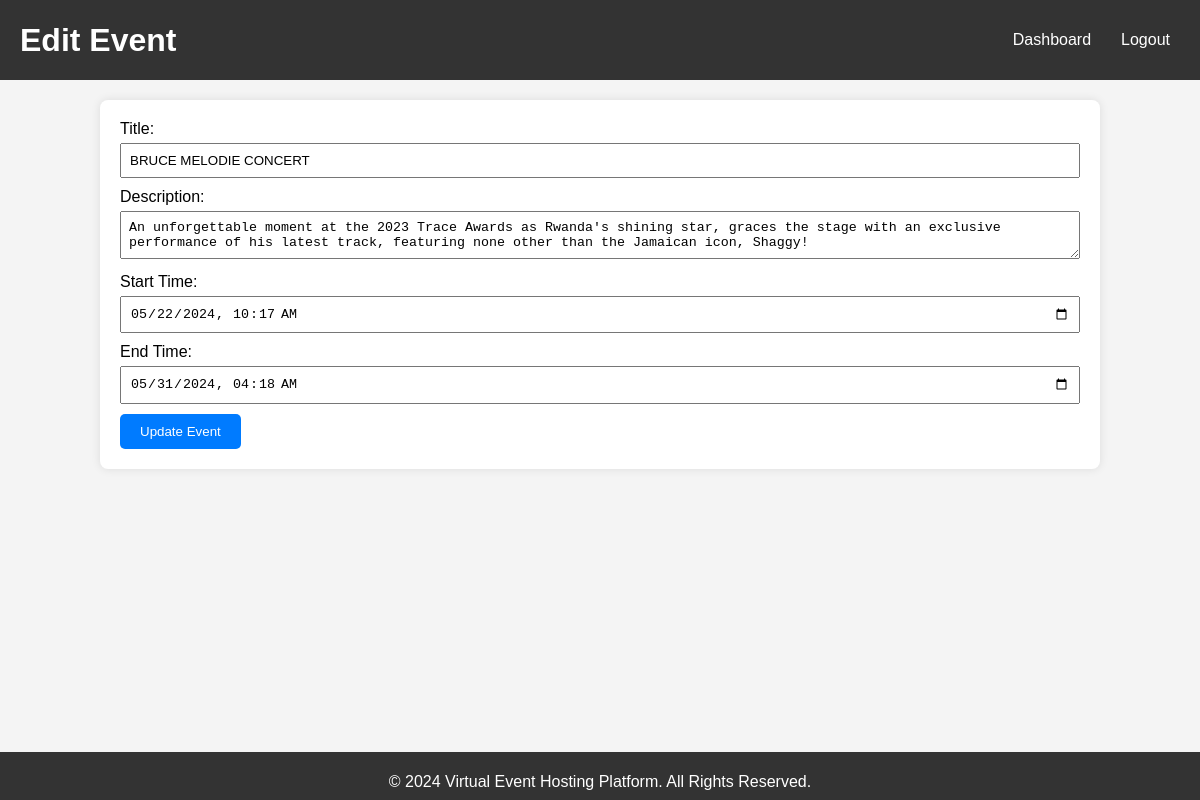
The page /Exam/edit_event.php?event_id=25 (signed in) on the database its author committed.
### tables this page shows
CREATE TABLE `events` (
  `id` int(11) NOT NULL,
  `title` varchar(100) NOT NULL,
  `description` text DEFAULT NULL,
  `event_type_id` int(11) DEFAULT NULL,
  `start_time` datetime DEFAULT NULL,
  `end_time` datetime DEFAULT NULL,
  `created_by` int(11) DEFAULT NULL,
  `created_at` timestamp NOT NULL DEFAULT current_timestamp(),
  `updated_at` timestamp NOT NULL DEFAULT current_timestamp() ON UPDATE current_timestamp(),
  `user_id` int(11) DEFAULT NULL,
  `cover_image` varchar(255) DEFAULT NULL,
  `location` varchar(255) DEFAULT NULL,
  `social_platform` varchar(255) DEFAULT NULL,
  `social_link` varchar(255) DEFAULT NULL
);

### Exam/edit_event.php (the view, shortened to what this page needs)
<?php
include 'db.php';
$event_id = $_GET['event_id'];
if ($_SERVER["REQUEST_METHOD"] == "POST") {
    $title = $_POST['title'];
    $description = $_POST['description'];
    $start_time = $_POST['start_time'];
    $end_time = $_POST['end_time'];
    $stmt = $conn->prepare("UPDATE events SET title = :title, description = :description, start_time = :start_time, end_time = :end_time WHERE id = :event_id");
    $stmt->bindParam(':title', $title);
    $stmt->bindParam(':description', $description);
    $stmt->bindParam(':start_time', $start_time);
    $stmt->bindParam(':end_time', $end_time);
    $stmt->bindParam(':event_id', $event_id);
    if ($stmt->execute()) {
        header("Location: events.php");
        exit();
    } else {
        $error = "Error updating event";
    }
} else {
    $stmt = $conn->prepare("SELECT * FROM events WHERE id = :event_id");
    $stmt->bindParam(':event_id', $event_id);
    $stmt->execute();
    $event = $stmt->fetch();
}
?>
<!DOCTYPE html>
<html lang="en">
<head>
    <link rel="stylesheet" href="style.css">
</head>
<body>
    <header>
        <div class="containeri">
            <h1>Edit Event</h1>
            <nav>
                <ul>
                    <li><a href="dashboard.php">Dashboard</a></li>
                    <li><a href="logout.php">Logout</a></li>
                </ul>
            </nav>
        </div>
    </header>
    <main>
        <div class="container">
            <form method="post" action="edit_event.php?event_id=<?= $event_id ?>">
                <label for="title">Title:</label>
                <input type="text" id="title" name="title" value="<?= htmlspecialchars($event['title']) ?>" required>
                <label for="description">Description:</label>
                <textarea id="description" name="description" required><?= htmlspecialchars($event['description']) ?></textarea>
                <label for="start_time">Start Time:</label>
                <input type="datetime-local" id="start_time" name="start_time" value="<?= htmlspecialchars($event['start_time']) ?>" required>
                <label for="end_time">End Time:</label>
                <input type="datetime-local" id="end_time" name="end_time" value="<?= htmlspecialchars($event['end_time']) ?>" required>
                <button type="submit">Update Event</button>
            </form>
        </div>
    </main>
    <footer>
        <div class="containeri">
            <p>&copy; 2024 Virtual Event Hosting Platform. All Rights Reserved.</p>
        </div>
    </footer>
</body>
</html>

### Exam/style.css (style rules this page uses)
body { font-family: Arial, sans-serif; margin: 0; padding: 0; background-color: #f4f4f4; }
header { background-color: #333; color: #fff; padding: 10px 0; }
header h1 { margin: 0; }
header nav ul { list-style: none; padding: 0; display: flex; gap: 10px; }
header nav ul li { display: inline; }
header nav ul li a { color: #fff; text-decoration: none; padding: 5px 10px; border-radius: 5px; transition: background-color 0.3s ease; }
header .containeri { display: flex; justify-content: space-between; align-items: center; padding: 0 20px; }
main .container { padding: 20px; background-color: #fff; margin: 20px auto; width: 80%; box-shadow: 0 0 10px rgba(0, 0, 0, 0.1); }
footer { background-color: #333; color: #fff; text-align: center; padding: 5px 0; position: fixed; width: 100%; bottom: 0; height: 1.0cm; }
footer p { margin: -1; }
a { text-decoration: none; color: #007bff; display: inline-block; padding: 6px 12px; border-radius: 4px; transition: background-color 0.3s ease; }
.container { max-width: 1200px; margin: 0 auto; padding: 20px; background-color: white; border-radius: 8px; box-shadow: 0 4px 6px rgba(0, 0, 0, 0.1); }
form label { display: block; margin-bottom: 5px; }
form input[type="text"], form textarea, form input[type="datetime-local"] { width: 100%; padding: 8px; margin-bottom: 10px; box-sizing: border-box; }
form button[type="submit"] { background-color: #007bff; color: white; padding: 10px 20px; border: none; border-radius: 5px; cursor: pointer; transition: background-color 0.3s ease; }

### rows shown on the page
events: title "BRUCE MELODIE CONCERT", description "An unforgettable moment at the 2023 Trace Awards as Rwanda's shining star, graces the stage with an exclusive performance of his latest track, featuring none other than the Jamaican icon, Shaggy!", start_time "05/22/2024 10:17", end_time "05/31/2024 04:18"
